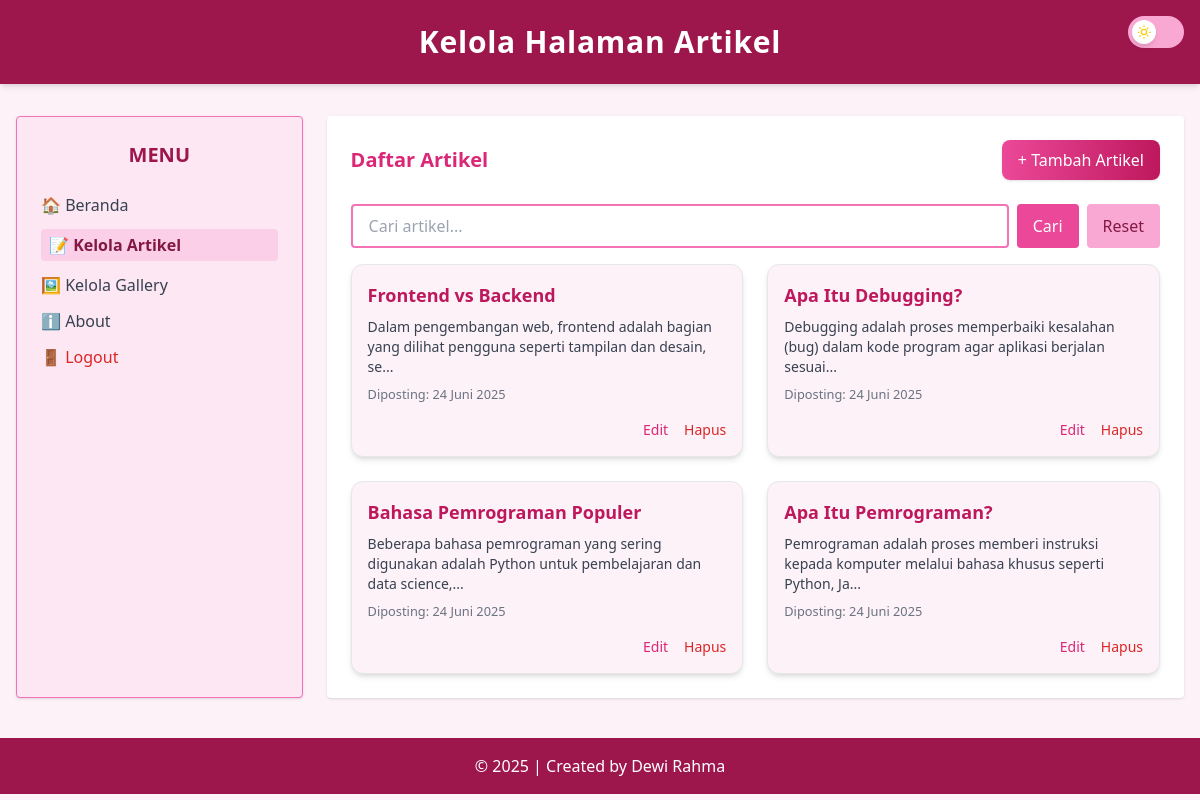
Screenshot of /admin/data_artikel.php (signed in) with the database file from the repository.
### tables this page shows
CREATE TABLE `tbl_artikel` (
  `id_artikel` int(5) NOT NULL,
  `nama_artikel` text NOT NULL,
  `isi_artikel` text NOT NULL,
  `gambar` varchar(255) NOT NULL,
  `created_at` date DEFAULT NULL
);

### admin/data_artikel.php (the view, shortened to what this page needs)
<?php
include('../koneksi.php');
?>
<!DOCTYPE html>
<html lang="id">
<head>
  <script src="https://cdn.tailwindcss.com"></script>
</head>
<body class="bg-pink-50 dark:bg-gray-900 text-gray-800 dark:text-gray-100 min-h-screen transition duration-300">
  <div class="fixed top-4 right-4 z-50">
    <label class="relative inline-flex items-center cursor-pointer">
      <div class="w-14 h-8 bg-pink-300 dark:bg-pink-700 rounded-full transition duration-300"></div>
      <div class="absolute top-1 left-1 w-6 h-6 bg-white rounded-full shadow-md transition-transform duration-300 peer-checked:translate-x-6"></div>
    </label>
  </div>
  <header class="bg-pink-800 dark:bg-gray-800 text-white text-center py-6 shadow-md">
    <h1 class="text-3xl font-bold tracking-wide text-white dark:text-pink-400">Kelola Halaman Artikel</h1>
  </header>
  <div class="flex max-w-7xl mx-auto mt-8 px-4 gap-6">
    <aside class="w-1/4 bg-pink-100 dark:bg-gray-800 border dark:border-pink-400 rounded shadow p-6  border-pink-400">
      <h2 class="text-xl font-semibold text-pink-800 dark:text-pink-300 mb-6 text-center">MENU</h2>
      <ul class="space-y-3 text-gray-700 dark:text-gray-100 text-base">
        <li><a href="beranda_admin.php" class="flex items-center gap-2 hover:text-pink-600 dark:hover:text-pink-300 transition">🏠 Beranda</a></li>
        <li><a href="data_artikel.php" class="flex items-center gap-2 font-semibold text-pink-900 dark:text-pink-400 bg-pink-200 dark:bg-gray-700 rounded px-2 py-1">📝 Kelola Artikel</a></li>
        <li><a href="data_gallery.php" class="flex items-center gap-2 hover:text-pink-600 dark:hover:text-pink-300 transition">🖼 Kelola Gallery</a></li>
        <li><a href="about.php" class="flex items-center gap-2 hover:text-pink-600 dark:hover:text-pink-300 transition">ℹ️ About</a></li>
        <li><a href="logout.php" onclick="return confirm('Yakin ingin keluar?');" class="flex items-center gap-2 text-red-600 dark:text-red-400 hover:underline">🚪 Logout</a></li>
      </ul>
    </aside>
    <main class="w-3/4 bg-white dark:bg-gray-800 rounded shadow p-6">
      <div class="flex justify-between items-center mb-6">
        <h2 class="text-xl font-bold text-pink-600 dark:text-pink-300">Daftar Artikel</h2>
        <a href="add_artikel.php" class="bg-gradient-to-r from-pink-500 to-pink-700 text-white px-4 py-2 rounded-lg shadow hover:scale-105 transition">+ Tambah Artikel</a>
      </div>
      <form method="get" class="mb-4 flex gap-2">
        <input
          type="text"
          name="q"
          placeholder="Cari artikel..."
          value="<?= htmlspecialchars($_GET['q'] ?? '') ?>"
          class="flex-grow px-4 py-2 border-2 border-pink-400 rounded focus:outline-none focus:ring-2 focus:ring-pink-500 dark:bg-gray-900 dark:border-pink-500"
        />
        <button type="submit" class="bg-pink-500 hover:bg-pink-600 text-white px-4 py-2 rounded transition">Cari</button>
        <a href="data_artikel.php" class="bg-pink-300 hover:bg-pink-400 text-pink-900 px-4 py-2 rounded transition flex items-center justify-center">Reset</a>
      </form>
      <div class="grid grid-cols-1 sm:grid-cols-2 lg:grid-cols-2 gap-6">
        <?php
        $q = $_GET['q'] ?? '';
        $sql = "SELECT * FROM tbl_artikel WHERE nama_artikel LIKE '%$q%' OR isi_artikel LIKE '%$q%' ORDER BY created_at DESC";
        $query = mysqli_query($db, $sql);
        if (!$query) {
          echo "<p class='text-red-500'>SQL Error: " . mysqli_error($db) . "</p>";
        } elseif (mysqli_num_rows($query) == 0) {
          echo "<p class='text-gray-500 dark:text-gray-300 col-span-full'>Belum ada artikel ditemukan.</p>";
        } else {
          while ($data = mysqli_fetch_array($query)) {
            $preview = strlen(strip_tags($data['isi_artikel'])) > 100 ? substr(strip_tags($data['isi_artikel']), 0, 100) . '...' : strip_tags($data['isi_artikel']);
            echo "
              <div class='p-4 bg-pink-50 dark:bg-gray-700 border border-gray-200 dark:border-pink-500 rounded-xl shadow-md transform transition-all duration-300 ease-in-out hover:shadow-2xl hover:scale-105 hover:-translate-y-1 hover:rotate-[0.3deg]'>
                <h3 class='font-semibold text-lg text-pink-700 dark:text-pink-300 mb-2'>" . htmlspecialchars($data['nama_artikel']) . "</h3>
                <p class='text-sm text-gray-700 dark:text-gray-200'>" . htmlspecialchars($preview) . "</p>
                <small class='block mt-2 text-gray-500 dark:text-gray-400'>Diposting: 24 Juni 2025</small>
                <div class='mt-4 flex justify-end gap-4 text-sm'>
                  <a href='edit_artikel.php?id_artikel={$data['id_artikel']}' class='text-pink-600 dark:text-pink-300 hover:underline'>Edit</a>
                  <a href='delete_artikel.php?id_artikel={$data['id_artikel']}' onclick='return confirm(\"Yakin ingin menghapus?\")' class='text-red-600 dark:text-red-400 hover:underline'>Hapus</a>
                </div>
              </div>";
          }
        }
        ?>
      </div>
    </main>
  </div>
  <footer class="bg-pink-800 dark:bg-gray-800 text-white dark:text-pink-400 text-center py-4 mt-10">
    &copy; <?= date('Y'); ?> | Created by Dewi Rahma
  </footer>
</body>
</html>

### rows the page displays
tbl_artikel: nama_artikel "Frontend vs Backend", isi_artikel "Dalam pengembangan web, frontend adalah bagian yang dilihat pengguna seperti tampilan dan desain, se..."
tbl_artikel: nama_artikel "Apa Itu Debugging?", isi_artikel "Debugging adalah proses memperbaiki kesalahan (bug) dalam kode program agar aplikasi berjalan sesuai..."
tbl_artikel: nama_artikel "Bahasa Pemrograman Populer", isi_artikel "Beberapa bahasa pemrograman yang sering digunakan adalah Python untuk pembelajaran dan data science,..."
tbl_artikel: nama_artikel "Apa Itu Pemrograman?", isi_artikel "Pemrograman adalah proses memberi instruksi kepada komputer melalui bahasa khusus seperti Python, Ja..."
